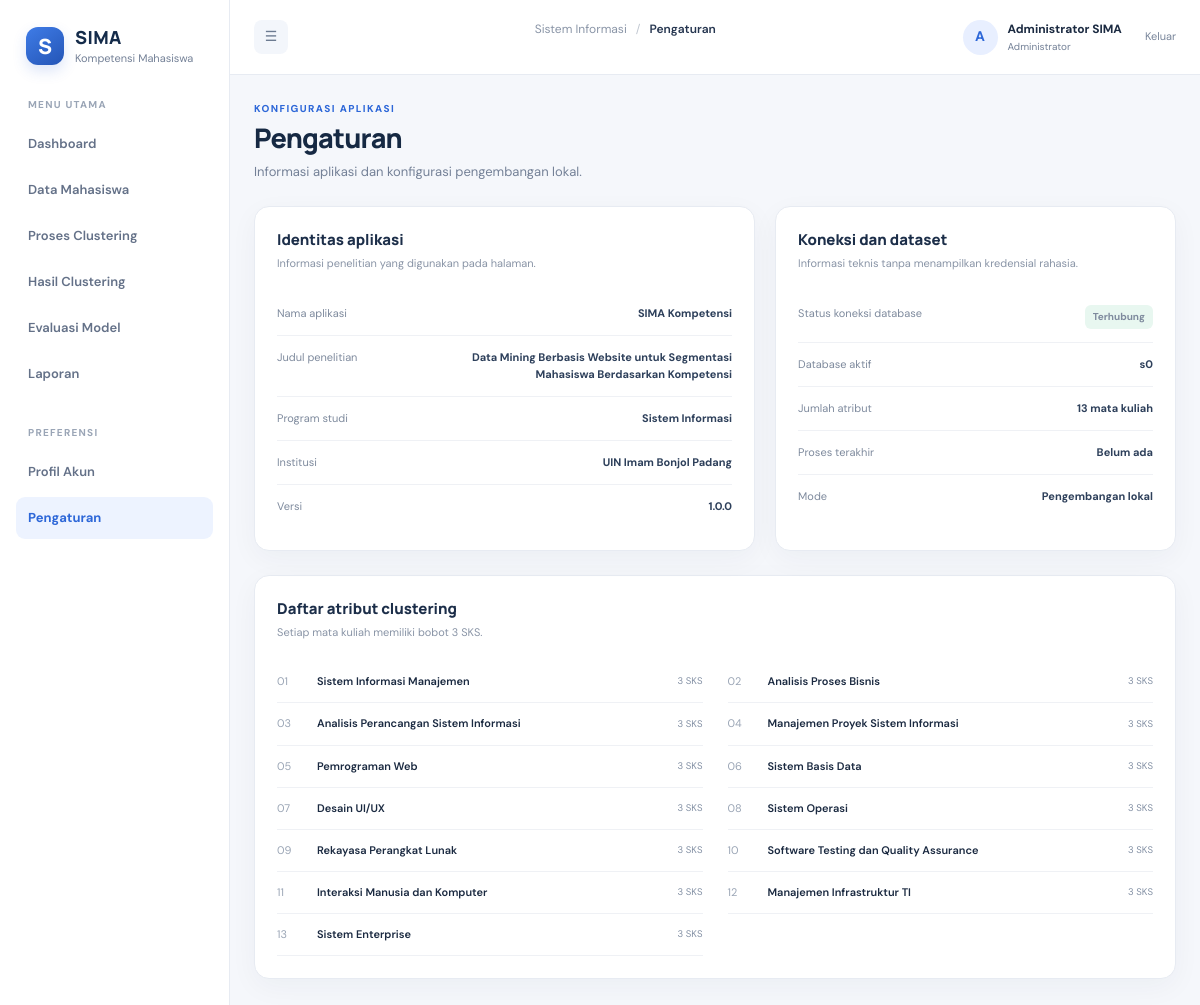
The app's page /index.php?page=pengaturan (signed in) with its own data.
### tables this page shows
CREATE TABLE mata_kuliah (
 id BIGINT UNSIGNED AUTO_INCREMENT PRIMARY KEY, kode_mata_kuliah VARCHAR(12) NOT NULL UNIQUE, nama_mata_kuliah VARCHAR(150) NOT NULL UNIQUE,
 sks TINYINT UNSIGNED NOT NULL DEFAULT 3, created_at TIMESTAMP NOT NULL DEFAULT CURRENT_TIMESTAMP
);

### index.php (called while the page is built, shortened)
<?php
$page=$_GET['page']??'dashboard';
include __DIR__.'/includes/header.php';
include __DIR__.'/includes/sidebar.php';
include __DIR__.'/includes/navbar.php';
include __DIR__.'/pages/'.$page.'.php';
include __DIR__.'/includes/footer.php';

### includes/functions.php (called while the page is built, shortened)
<?php
function e(mixed $value): string { return htmlspecialchars((string)$value, ENT_QUOTES, 'UTF-8'); }
function subjects(PDO $pdo): array { return $pdo->query('SELECT * FROM mata_kuliah ORDER BY id')->fetchAll(); }
function latest_run(PDO $pdo): ?array {
    $r=$pdo->query("SELECT * FROM riwayat_clustering WHERE status='berhasil' ORDER BY id DESC LIMIT 1")->fetch();
    return $r ?: null;
}

### pages/pengaturan.php (the view)
<?php
$subjects=subjects($pdo);$dbName=$pdo->query('SELECT DATABASE()')->fetchColumn();$latest=latest_run($pdo);
?>
<div class="page-heading"><div><div class="eyebrow">KONFIGURASI APLIKASI</div><h1>Pengaturan</h1><p>Informasi aplikasi dan konfigurasi pengembangan lokal.</p></div></div>
<div class="content-grid"><section class="panel"><div class="panel-heading"><div><h2>Identitas aplikasi</h2><p>Informasi penelitian yang digunakan pada halaman.</p></div></div><div class="settings-row"><span>Nama aplikasi</span><strong><?= e(APP_NAME) ?></strong></div><div class="settings-row"><span>Judul penelitian</span><strong><?= e(APP_TITLE) ?></strong></div><div class="settings-row"><span>Program studi</span><strong>Sistem Informasi</strong></div><div class="settings-row"><span>Institusi</span><strong>UIN Imam Bonjol Padang</strong></div><div class="settings-row"><span>Versi</span><strong><?= e(APP_VERSION) ?></strong></div></section><section class="panel"><div class="panel-heading"><div><h2>Koneksi dan dataset</h2><p>Informasi teknis tanpa menampilkan kredensial rahasia.</p></div></div><div class="settings-row"><span>Status koneksi database</span><strong><span class="pill pill-success">Terhubung</span></strong></div><div class="settings-row"><span>Database aktif</span><strong><?= e($dbName) ?></strong></div><div class="settings-row"><span>Jumlah atribut</span><strong><?= count($subjects) ?> mata kuliah</strong></div><div class="settings-row"><span>Proses terakhir</span><strong><?= $latest?e(date('d M Y H:i',strtotime($latest['created_at']))):'Belum ada' ?></strong></div><div class="settings-row"><span>Mode</span><strong>Pengembangan lokal</strong></div></section></div>
<section class="panel mt-24"><div class="panel-heading"><div><h2>Daftar atribut clustering</h2><p>Setiap mata kuliah memiliki bobot 3 SKS.</p></div></div><div class="subject-list"><?php foreach($subjects as $i=>$s): ?><div><span><?= str_pad((string)($i+1),2,'0',STR_PAD_LEFT) ?></span><strong><?= e($s['nama_mata_kuliah']) ?></strong><small><?= (int)$s['sks'] ?> SKS</small></div><?php endforeach; ?></div></section>

### assets/css/style.css (style rules this page uses)
:root { --navy:#142b4a;--blue:#2d67d8;--blue-dark:#1f50b4;--ink:#1b2a41;--muted:#748197;--line:#e7ebf2;--bg:#f5f7fb;--white:#fff;--green:#14805e;--red:#c13f4b;--amber:#a76b10;--radius:15px;--shadow:0 8px 28px rgba(22,42,72,.045) }
* { box-sizing:border-box }
body { margin:0;background:var(--bg);color:var(--ink);font-family:'DM Sans',Arial,sans-serif;font-size:14px;line-height:1.55 }
.page-heading { display:flex;align-items:flex-end;justify-content:space-between;gap:20px;margin-bottom:24px }
.page-heading h1 { font:800 27px/1.2 Manrope,sans-serif;letter-spacing:-.8px;margin:5px 0 8px;color:#162943 }
.page-heading p { margin:0;color:var(--muted);font-size:13px }
.eyebrow { font-size:10px;letter-spacing:1.4px;font-weight:800;color:var(--blue) }
.stat-card,.panel { background:#fff;border:1px solid var(--line);border-radius:var(--radius);box-shadow:var(--shadow) }
.content-grid { display:grid;grid-template-columns:minmax(0,1.35fr) minmax(300px,1fr);gap:20px }
.panel { padding:22px;margin-bottom:0;min-width:0 }
.panel-heading { display:flex;justify-content:space-between;align-items:flex-start;gap:16px;margin-bottom:20px }
.panel-heading h2 { font:750 15px Manrope,sans-serif;margin:0 0 5px;color:#1c2e49 }
.panel-heading p { margin:0;color:#8994a6;font-size:11px }
.mt-24 { margin-top:24px }
.pill { display:inline-flex;padding:4px 8px;border-radius:6px;font-size:10px;font-weight:700;white-space:nowrap }
.pill-success { color:#147957;background:#e8f7f0 }
.settings-row { display:flex;justify-content:space-between;gap:15px;padding:13px 0;border-bottom:1px solid #eff1f5;font-size:11px }
.settings-row:last-child { border:0 }
.settings-row span { color:#7e8a9d }
.settings-row strong { text-align:right;color:#2e405b;max-width:60% }
.subject-list { display:grid;grid-template-columns:repeat(2,minmax(0,1fr));gap:0 25px }
.subject-list>div { display:grid;grid-template-columns:30px 1fr auto;align-items:center;gap:10px;padding:12px 0;border-bottom:1px solid #eff1f5;font-size:11px }
.subject-list span { color:#9aa5b5 }
.subject-list strong { font-weight:600 }
.subject-list small { color:#8491a5 }
@media (max-width:1200px) { .content-grid { grid-template-columns:minmax(0,1fr) minmax(270px,.8fr) } }

### records on screen
mata_kuliah: i "01", nama_mata_kuliah "Sistem Informasi Manajemen", sks "3"
mata_kuliah: i "02", nama_mata_kuliah "Analisis Proses Bisnis", sks "3"
mata_kuliah: i "03", nama_mata_kuliah "Analisis Perancangan Sistem Informasi", sks "3"
mata_kuliah: i "04", nama_mata_kuliah "Manajemen Proyek Sistem Informasi", sks "3"
mata_kuliah: i "05", nama_mata_kuliah "Pemrograman Web", sks "3"
mata_kuliah: i "06", nama_mata_kuliah "Sistem Basis Data", sks "3"
mata_kuliah: i "07", nama_mata_kuliah "Desain UI/UX", sks "3"
mata_kuliah: i "08", nama_mata_kuliah "Sistem Operasi", sks "3"
mata_kuliah: i "09", nama_mata_kuliah "Rekayasa Perangkat Lunak", sks "3"
mata_kuliah: i "10", nama_mata_kuliah "Software Testing dan Quality Assurance", sks "3"
mata_kuliah: i "11", nama_mata_kuliah "Interaksi Manusia dan Komputer", sks "3"
mata_kuliah: i "12", nama_mata_kuliah "Manajemen Infrastruktur TI", sks "3"
mata_kuliah: i "13", nama_mata_kuliah "Sistem Enterprise", sks "3"

### other values on screen
$label "Dashboard"
$label "Data Mahasiswa"
$label "Proses Clustering"
$label "Hasil Clustering"
$label "Evaluasi Model"
$label "Laporan"
$pageTitle "Pengaturan"
substr($_SESSION['nama']??'A',0,1) "A"
$_SESSION['nama'] "Administrator SIMA"
APP_NAME "SIMA Kompetensi"
APP_TITLE "Data Mining Berbasis Website untuk Segmentasi Mahasiswa Berdasarkan Kompetensi"
APP_VERSION "1.0.0"
$dbName "s0"
count($subjects) "13"
